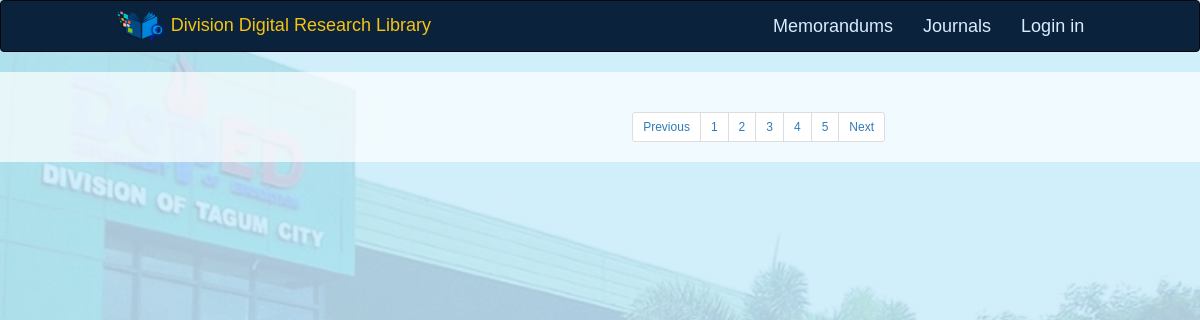
Before: /pages/memorandum.php with the older database file.
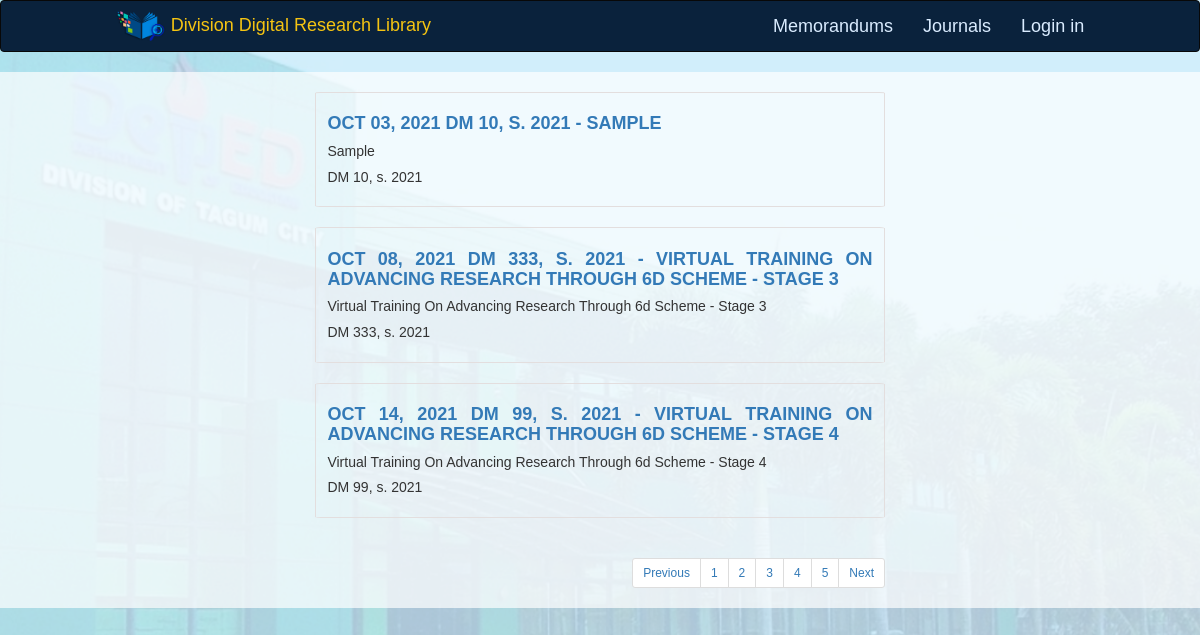
After: the same page with the newer database file.
### tables this page shows
CREATE TABLE `memorandum` (
  `memo_id` int(255) NOT NULL,
  `memo_user_id` int(255) NOT NULL,
  `memo_number` int(255) NOT NULL,
  `memo_series` int(255) NOT NULL,
  `memo_subject` varchar(1024) NOT NULL,
  `memo_date` date NOT NULL,
  `memo_filename` varchar(1024) NOT NULL,
  `memo_filepath` varchar(1024) NOT NULL,
  `memo_posted_at` datetime NOT NULL,
  `memo_updated_at` datetime NOT NULL
);

### pages/memorandum.php (the view, shortened to what this page needs)
<?php
include "../database/db_config.php";
?>
<DOCTYPE! html>
<html>
	<head>
		<link rel="stylesheet" href="https://cdnjs.cloudflare.com/ajax/libs/font-awesome/4.7.0/css/font-awesome.min.css">
		<link rel="stylesheet" type="text/css" href="../bootstrap-3.3.7-dist/css/bootstrap.css">
		<link rel="stylesheet" type="text/css" href="../bootstrap-3.3.7-dist/css/bootstrap.min.css">
		<link rel="stylesheet" type="text/css" href="../css/body_css.css">
		<link rel="stylesheet" type="text/css" href="../css/footer_css.css">
		<link rel="stylesheet" type="text/css" href="../css/nav_css.css">
	</head>
	<body class="bg-light">
		<nav class="navbar navbar-inverse" >
		  	<div class="container-fluid col-md-10 col-md-offset-1">
			    <div class="navbar-header">
			      	<a class="navbar-brand nav_title_a" href="index.php">
			      		<span><img src="../images/logo1.png" height="30px" width="50px"></span>
			      			<span class="title_brand_nav"> Division Digital Research Library </span>
			      	</a>
			    </div>
			    <ul class="nav navbar-nav navbar-right">
			    	<li class="title_brand"><a class="title_brand" href="memorandum.php">Memorandums</a></li>
			    	<li class="title_brand"><a class="title_brand" href="journals.php">Journals</a></li>
					<?php
						if (!isset($_SESSION['user'])) {
							echo "<li class=\"title_brand\"><a class=\"title_brand\" href=\"login.php\">Login in</a></li>";
						}
					?>
			    </ul>
		  	</div>
		</nav>
		<div class="container-fluid ">
		  	<div class="row content body_middle">
			    <div class="col-sm-3 sidenav" >
			    	<div class="col-sm-4" ></div>
			    	<div class="col-sm-8 h6">
			      	</div>
			    </div>
			    <div class="col-sm-6 center_content">
			    	<br>
					<?php
						$query = "SELECT * FROM memorandum ORDER BY memo_date";
						if ($result = $db->query($query)){
							while ($row = $result->fetch_assoc()){
								$memoNum = $row['memo_number'];
								$memoSeries = $row['memo_series'];
								$memoSubject = $row['memo_subject'];
								$mDate = strtotime($row['memo_date']);
								$months = array("null","Jan","Feb","Mar","Apr","May","Jun","Jul","Aug","Sep","Oct","Nov","Dec");
								$memoDate = strtoupper($months[date('m',$mDate)])." ".date('d',$mDate).", ".date('Y',$mDate);
								echo "
									<div style=\"padding:2%; border: solid #e3dede 1px; border-radius:1%;\">
						    			<p class=\"h4 text-justify\"><b><a href=\"memorandum_view.php?memoid=".$row['memo_id']."\">".$memoDate." DM ".$memoNum.", S. ".$memoSeries." - ".strtoupper($memoSubject)." </b></a></p>
										<p class=\"h5 text-justify\">
											".ucwords(strtolower($memoSubject))."
										</p>
										<p class=\"h5 text-justify\">
											DM ".$memoNum.", s. ".$memoSeries."
										</p>
									</div>
									<br>
								";
							}
						} else {
							echo "<p> No uploaded memorandum yet.</p>";
						}
						?>
					<div class="text-right">
						<ul class="pagination pagination-sm ">
						    <li><a href="#">Previous</a></li>
						    <li><a href="#">1</a></li>
						    <li><a href="#">2</a></li>
						    <li><a href="#">3</a></li>
						    <li><a href="#">4</a></li>
						    <li><a href="#">5</a></li>
						    <li><a href="#">Next</a></li>
  						</ul>
					</div>
				</div>
				<div class="col-sm-3 sidenav" >
			    </div>
		  	</div>
		</div>
	</body>
</html>

### css/body_css.css (style rules this page uses)
body { margin: 0; font-family: Arial, Helvetica, sans-serif; background-color: #f0f0ff; background-image: url('../images/bg2.png'); background-position: center; background-repeat: no-repeat; background-size: cover; }
.navbar-header, nav, .navbar { color: black; }
.navbar { background-color: #0a223c; }
.nav_title_a { margin-top: -5px; }
.title_brand_nav, .nav { font: Helvetica; color: #f5c412; }
.title_brand { font: Helvetica; color: #f5c412; font-size: 18px; }
li.title_brand a.title_brand { font: Helvetica; color: #daecff; font-size: 18px; }
.body_middle { background: rgba(255, 255, 255, 0.7) }

### css/nav_css.css (style rules this page uses)
body { margin: 0; font-family: Arial, Helvetica, sans-serif; }

Changed rows visible on the page:
added memorandum: memo_date "OCT 03, 2021", memo_number "10", memo_series "2021", memo_subject "SAMPLE", memo_subject "Sample"
added memorandum: memo_date "OCT 08, 2021", memo_number "333", memo_series "2021", memo_subject "VIRTUAL TRAINING ON ADVANCING RESEARCH THROUGH 6D SCHEME - STAGE 3", memo_subject "Virtual Training On Advancing Research Through 6d Scheme - Stage 3"
added memorandum: memo_date "OCT 14, 2021", memo_number "99", memo_series "2021", memo_subject "VIRTUAL TRAINING ON ADVANCING RESEARCH THROUGH 6D SCHEME - STAGE 4", memo_subject "Virtual Training On Advancing Research Through 6d Scheme - Stage 4"
